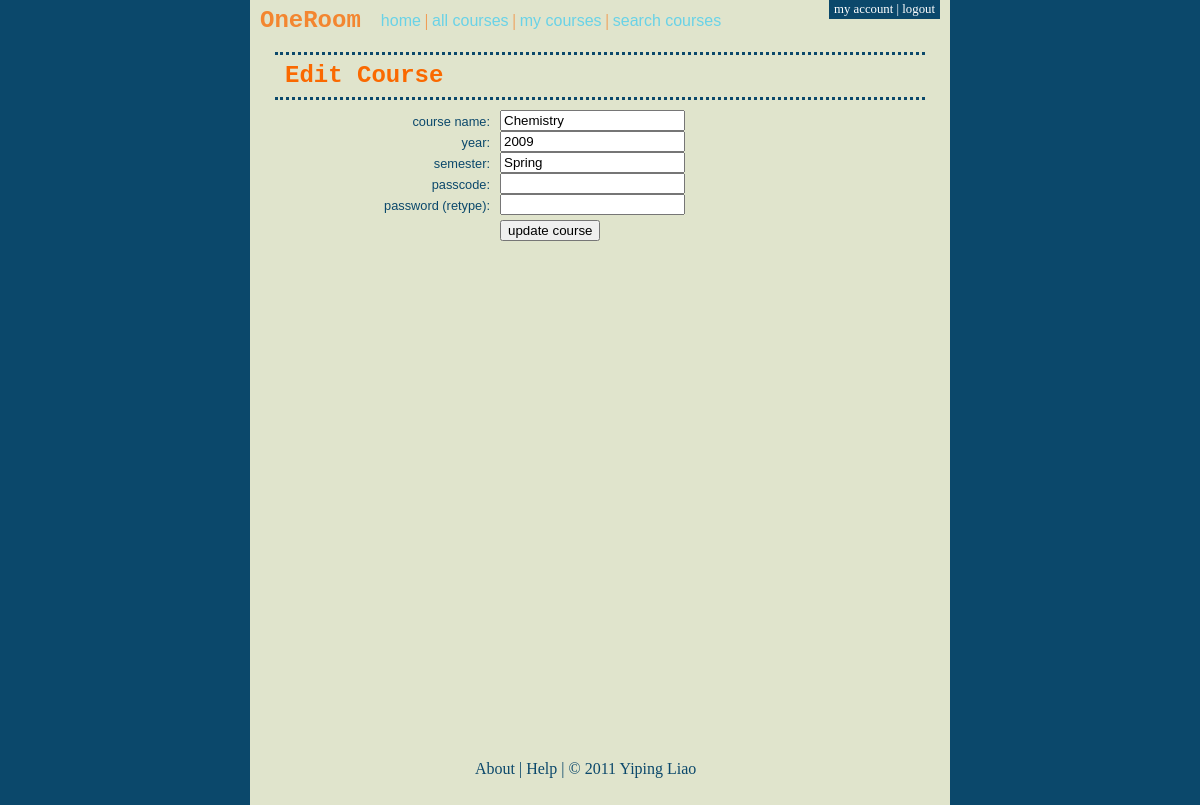
/course_edit.php?course_id=5 (signed in), run on the app's committed database.
### tables this page shows
CREATE TABLE `courses` (
  `course_id` int(11) NOT NULL AUTO_INCREMENT,
  `name` varchar(50) DEFAULT NULL,
  `year` char(4) DEFAULT NULL,
  `semester` varchar(10) DEFAULT NULL,
  `passcode` varchar(40) DEFAULT NULL,
  PRIMARY KEY (`course_id`)
);

### utils.php (called while the page is built, shortened)
<?php
  function get_course_full_name($dbc, $course_id) {
    $query = "SELECT name, semester, year FROM courses WHERE
              course_id = '$course_id'";
    $result = mysqli_query($dbc, $query) or redirect('500.php');
    if (mysqli_num_rows($result) == 1) {
        $row = mysqli_fetch_array($result);
    } else {
      redirect('500.php');
    }
    $course_full_name = array();
    $course_full_name['name'] = $row['name'];
    $course_full_name['semester'] = $row['semester'];
    $course_full_name['year'] = $row['year'];
    return $course_full_name;
  }

### course_edit.php (the view, shortened to what this page needs)
<?php
  require_once('init_page.php');
  if (isset($_POST['submit'])) {
    $course_id = $_SESSION['course_id'];
  } else {
    $course_id = $_GET['course_id'];
  }
  if (isset($_POST['submit'])) {
    $name = mysqli_real_escape_string($dbc, trim($_POST['name']));
    $year = mysqli_real_escape_string($dbc, trim($_POST['year']));
    $semester = mysqli_real_escape_string($dbc, trim($_POST['semester']));
    $passcode1 = mysqli_real_escape_string($dbc, trim($_POST['passcode1']));
    $passcode2 = mysqli_real_escape_string($dbc, trim($_POST['passcode2']));
    $form_errors = array();
    $field_required_string = '<ul><li>This field is required.</li></ul>';
    if (empty($name)) {
      $form_errors['name'] = $field_required_string;
    }
    if (empty($year)) {
      $form_errors['year'] = $field_required_string;
    }
    if (empty($semester)) {
      $form_errors['semester'] = $field_required_string;
    }
    if (empty($passcode1)) {
          $form_errors['passcode1'] = $field_required_string;
    }
    if (empty($passcode2)) {
      $form_errors['passcode2'] = $field_required_string;
    } else {
      if ($passcode1 != $passcode2) {
        $form_errors['passcode2'] = '<ul><li>Course passcodes do not match.</li></ul>';
      }
    }
    if (empty($form_errors)) {
      $query = "UPDATE courses SET
                name = '$name', year = '$year', semester = '$semester',
                passcode = SHA('$passcode1')
                WHERE
                course_id = '$course_id'";
      $result = mysqli_query($dbc, $query) or redirect('500.php');
      $_SESSION['course_id'] = $course_id;
      redirect('course_edit_success.php');
    }
  } else {
    $course_full_name = get_course_full_name($dbc, $course_id);
    $name = $course_full_name['name'];
    $semester = $course_full_name['semester'];
    $year = $course_full_name['year'];
  }
  require_once('oneroom_header.php');
?>
<div id="content">
  <div id="content-heading">
    <h1>Edit Course</h1>
  </div>
  <div id="content-body">
    <form method="post" action="<?php echo $_SERVER['PHP_SELF']; ?>">
      <label for="name">course name:</label>
      <input type="text" id="name" name="name"
             value="<?php echo $name; ?>" /><br />
      <label for="year">year:</label>
      <input type="text" id="year" name="year"
             value="<?php echo $year; ?>" /><br />
      <label for="semester">semester:</label>
      <input type="text" id="semester" name="semester"
             value="<?php echo $semester; ?>" /><br />
      <label for="passcode1">passcode:</label>
      <input type="password" id="passcode1" name="passcode1" /><br />
      <label for="password2">password (retype):</label>
      <input type="password" id="passcode2" name="passcode2" /><br />
      <input type="submit" value="update course" id="submit" name="submit" />
    </form>
  </div>
</div>
<?php
  require_once('oneroom_footer.php');
?>

### stylesheets/style.css (style rules this page uses)
html, body, h1, h2, h3, h4, h5, h6, p, ol, ul, li, pre, code, address, variable, form, fieldset, blockquote { padding: 0; margin: 0; font-size: 100%; font-weight: normal; }
body { background-color: #0B486B; }
html, body { height: 100%; }
#content { margin: 0px 25px 15px 25px; }
#content-heading { margin-bottom: 5px; padding: 10px 10px 10px 10px; line-height: 0.9; border-top-style: dotted; border-top-color: #0B486B; border-bottom-style: dotted; border-bottom-color: #0B486B; }
#content-heading h1 { color: #FA6900; font-family: "Courier New", Courier, monospace; font-weight: bold; font-size: 1.5em; }
#content-body { line-height: 1.2; color: #031634; font-family: "Trebuchet MS", Arial, Helvetica, sans-serif; padding: 5px 15px 5px 15px; }
form label { float: left; width: 200px; margin-right: 10px; text-align: right; color: #0B486B; font-size: 0.8em; text-transform: lowercase; padding-top: 4px; }
#submit { margin-left: 210px; margin-top: 5px; }

### data on the page
courses: name "Chemistry", year "2009", semester "Spring"
